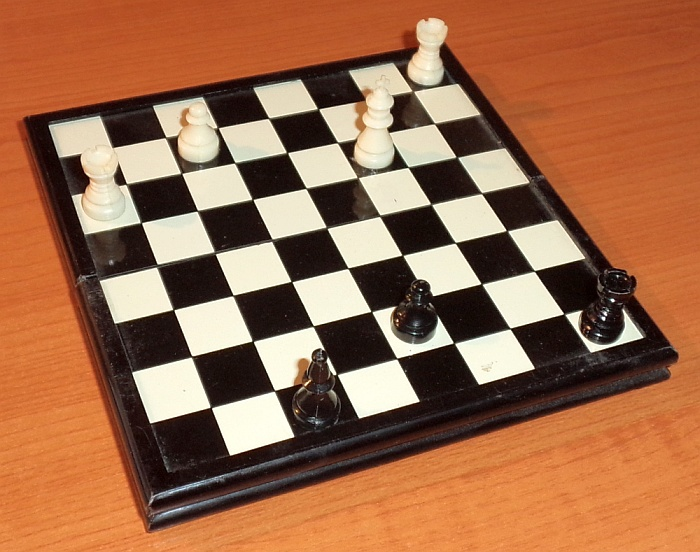
//> input picture opencv/corners_lines/input.jpg, 700 x 552 px
$ ./main   (built with g++ and OpenCV 4)
//> lines starting //> are read from the running program, lines starting //| are printed output that depends on the picture; after the words box and inside, x2 and y2 are one past the last pixel; in counts of white or black regions, pixels touching at a corner belong together
#include <opencv2/core/core.hpp>
#include <opencv2/highgui/highgui.hpp>
#include <opencv2/imgproc/imgproc.hpp>
#include <iostream>

using namespace cv;
using namespace std;

int main(){
	/* kep betoltese */
	Mat im=imread("input.jpg",CV_LOAD_IMAGE_COLOR);
//> im is the input picture: 552 rows x 700 cols, CV_8UC3; mean B, G, R 75.2, 106.9, 157.9
	if(!im.data){
		cout<<"Failed to open image."<<endl;
		return 1;
	}
	namedWindow("Input",WINDOW_AUTOSIZE);
	imshow("Input",im);
	/* szurkearnyalatossa konvertalas */
	Mat gray;
	cvtColor(im,gray,CV_BGR2GRAY);
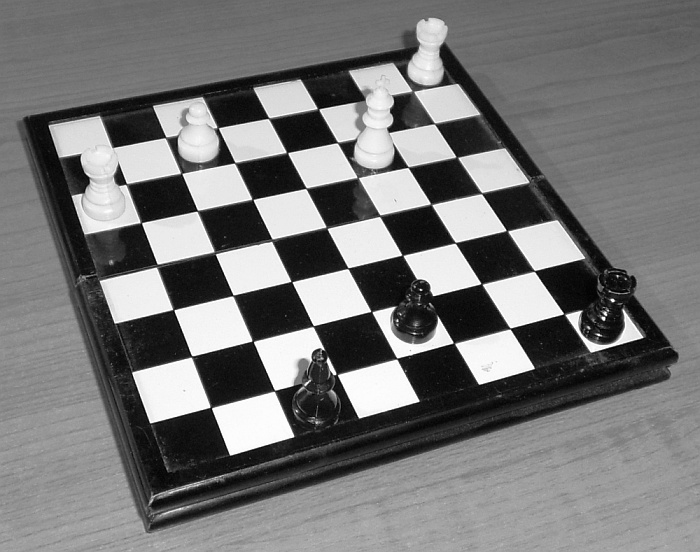
//> gray: 552 rows x 700 cols, CV_8UC1; min 1, max 255, mean 118.5
	/* eldetektalas Canny-algoritmussal */
	Mat edges;
	Canny(gray,edges,50,150,3);
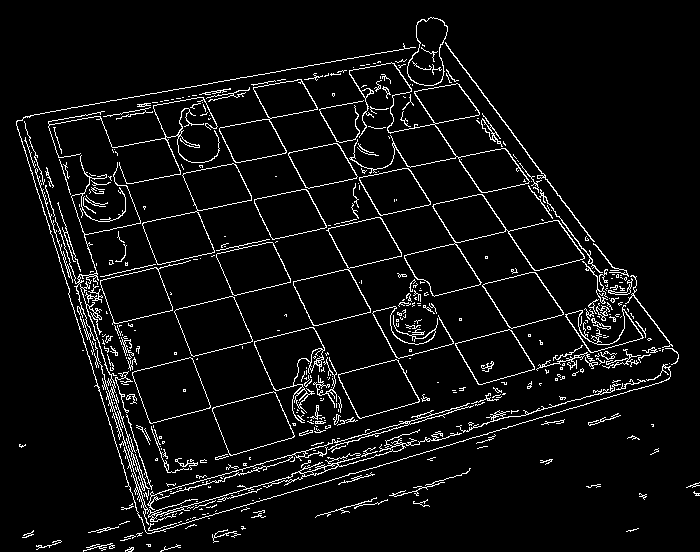
//> edges: 552 rows x 700 cols, CV_8UC1; 5.6% white in thin lines or dots
	/* egyenesek illesztese Hough-transzformacioval */
	vector<Vec2f> lines;
	HoughLines(edges,lines,1,CV_PI/180.0f,135);
//> lines = 58 lines (rho, theta), first 12: [517, 1.29], [392, 1.33], [118, 1.4], [-182, 2.65], [-329, 2.5], [501, 1.29], [449, 1.31], [-221, 2.62], [-291, 2.55], [-99, 2.74], [8, 2.83], [-258, 2.58]
	for(unsigned i=0;i<lines.size();i++){
		double a=cos(lines[i][1]);
		double b=sin(lines[i][1]);
		double x0=a*lines[i][0];
		double y0=b*lines[i][0];
		Point pt1(cvRound(x0-1000*b),cvRound(y0+1000*a));
		Point pt2(cvRound(x0+1000*b),cvRound(y0-1000*a));
		line(im,pt1,pt2,Scalar(0,0,255));
	}
//> this loop made 58 passes
//> (a, b, x0, y0, pt1, pt2) on passes 1 to 10: (0.276, 0.961, 142.5, 497, Point(-819, 773), Point(1104, 221)), (0.242, 0.97, 94.83, 380.4, Point(-875, 622), Point(1065, 138)), (0.174, 0.985, 20.49, 116.2, Point(-964, 290), Point(1005, -57)), (-0.883, 0.469, 160.7, -85.44, Point(-309, -968), Point(630, 798)), (-0.799, 0.602, 262.8, -198, Point(-339, -997), Point(865, 601)), (0.276, 0.961, 138.1, 481.6, Point(-823, 757), Point(1099, 206)), (0.259, 0.966, 116.2, 433.7, Point(-850, 693), Point(1082, 175)), (-0.866, 0.5, 191.4, -110.5, Point(-309, -977), Point(691, 756)), (-0.829, 0.559, 241.2, -162.7, Point(-318, -992), Point(800, 666)), (-0.921, 0.391, 91.13, -38.68, Point(-300, -959), Point(482, 882))
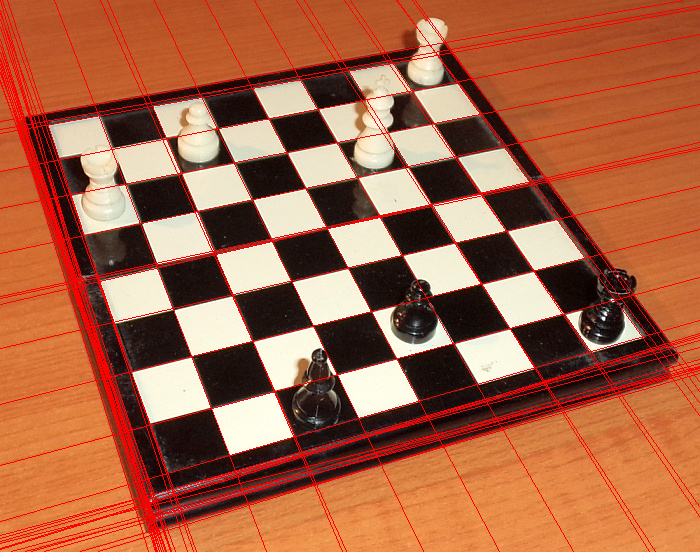
//> im: 552 rows x 700 cols, CV_8UC3; 7.75% of pixels changed, all inside (x1, y1, x2, y2) = (0, 0, 700, 552)
	/* sarkok detektalasa Shi-Tomasi-algoritmussal */
	vector<Point2d> corners;
	goodFeaturesToTrack(gray,corners,80,0.1,30);
//> corners = 80 Points (x, y), first 12: [562, 313], [613, 300], [254, 200], [370, 311], [480, 283], [505, 230], [293, 282], [183, 174], [175, 310], [328, 229], [335, 374], [452, 342]
	for(unsigned i=0;i<corners.size();i++) circle(im,corners[i],4,Scalar(0,255,0),-1);
//> this loop made 80 passes
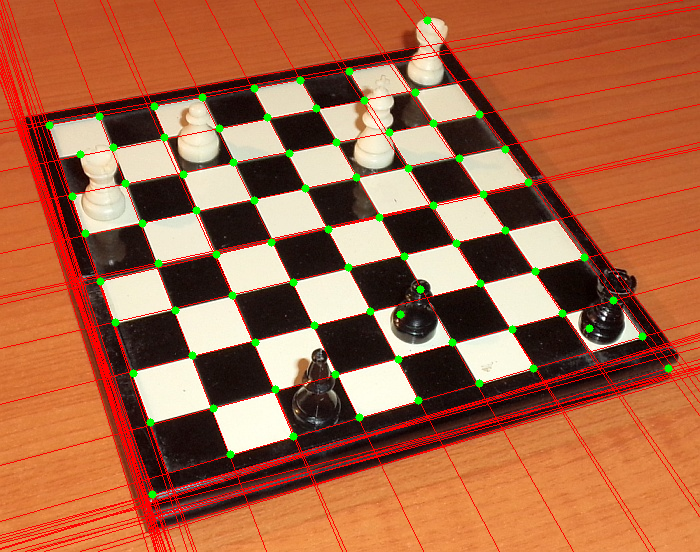
//> im: 552 rows x 700 cols, CV_8UC3; 1.01% of pixels changed, all inside (x1, y1, x2, y2) = (45, 16, 673, 499)
	/* az eredmeny megjelenitese es fajlba irasa */
	imwrite("output.jpg",im);
	namedWindow("Output",WINDOW_AUTOSIZE);
	imshow("Output",im);
	waitKey(0);
	return 0;
}
